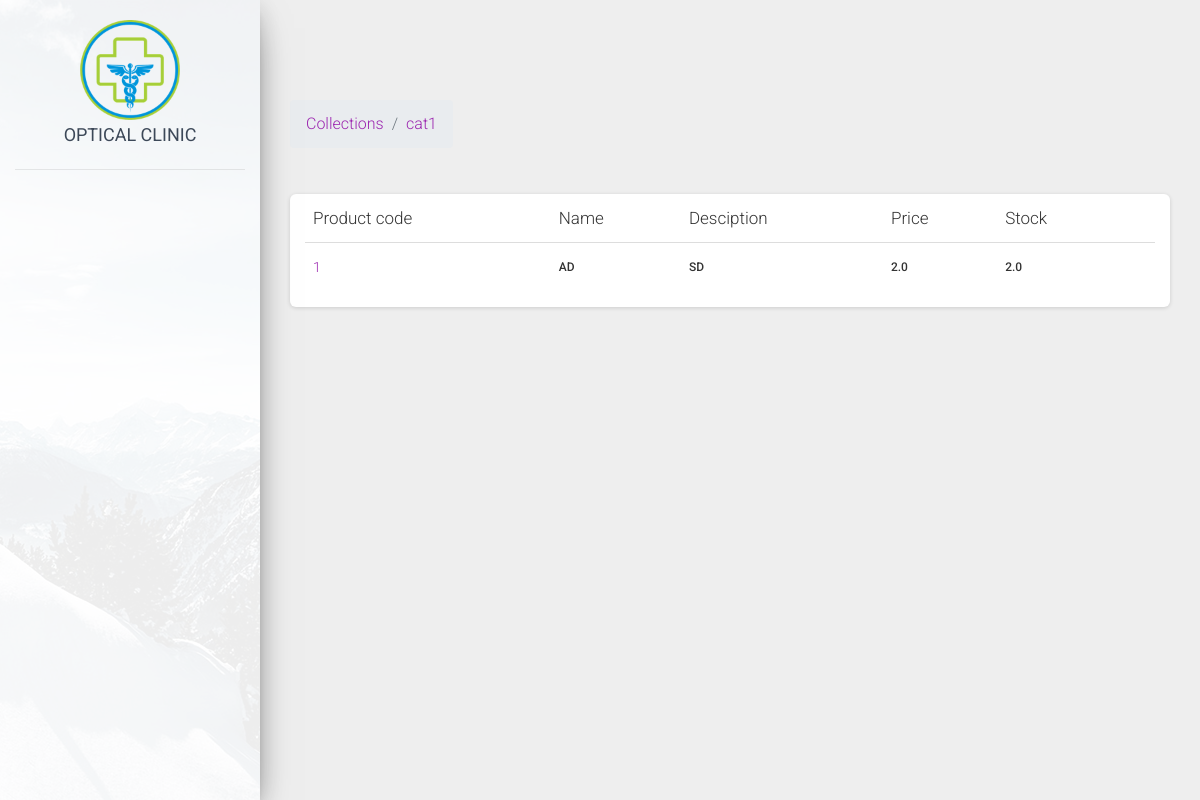
The app's page /inventory/collections/16/ with its own data.
### inventory/models.py (models this page shows, shortened)
class Category(models.Model):
    name = models.CharField(max_length=250)
    image = models.ImageField(upload_to = 'category_image', null = True, blank = True)
    description = models.TextField()
    status = models.CharField(max_length=2, choices=(('1','Active'),('2','Inactive')), default=1)
    date_created = models.DateTimeField(default=timezone.now)
    date_updated = models.DateTimeField(auto_now=True)

class Product(models.Model):
    category = models.ForeignKey(Category, null = True, on_delete=models.CASCADE)
    code=models.CharField(max_length=100,blank=True, null=True)
    name=models.CharField(max_length=250,blank=True, null=True)
    image = models.ImageField(upload_to = 'product_image', null = True, blank = True)
    description = models.TextField()
    price = models.FloatField(default=0)
    stock = models.FloatField(default=0)
    status = models.CharField(max_length=2, choices=(('1','Active'),('2','Inactive')), default=1)
    date_created = models.DateTimeField(default=timezone.now)
    date_updated = models.DateTimeField(auto_now=True)

### inventory/views.py (the view)
# urls.py: path('inventory/collections/<str:slug>/', views.collectionView, name='collectionsView'),
def collectionView(request, slug):
    if(Category.objects.filter(id = slug)):
        products = Product.objects.filter(category = slug)
        category = Category.objects.filter(id = slug).first()
        context = {
            'products': products,
            'category': category
        }
    else:
        messages.warning(request, 'No such category found!')
        return redirect('inventory')
    return render(request, 'inventory/collection_products.html', context)

### templates/inventory/collection_products.html (shortened to what this page needs)
{% extends 'layouts/base.html' %}
{% block content %}
<section class="">
    <div class="d-flex w-100 align-items-center justify-content-between">
      <nav aria-label="breadcrumb">
        <ol class="breadcrumb">
          <li class="breadcrumb-item"><a href="{% url 'inventory' %}"> Collections </a></li>
          <li class="breadcrumb-item"><a href="">{{ category.name }}</a></li>
        </ol>
      </nav>
    </div>
    <section class="main-content card">
        <div class="container">
          <table class="table card-body">
            <thead>
              <tr>
                <th>Product code</th>
                <th>Name</th>
                <th>Desciption</th>
                <th>Price</th>
                <th>Stock</th>
                <th></th>
              </tr>
            </thead>
            <tbody>
              {% for app in products %}
              <tr>
                <td>
                  <div class="user-info">
                    <div class="user-info__basic">
                      <a href="{% url 'view_product' app.id %}" class="mb-0">{{ app.code}}</a>
                    </div>
                  </div>
                </td>
                <td>
                  <h6 class="mb-0">{{ app.name}}</h6>
                </td>
                <td>
                  <h6 class="mb-0">{{ app.description }}</h6>
                </td>
                <td>
                    <h6 class="mb-0">{{ app.stock }}</h6>
                </td>
                <td>
                    <h6 class="mb-0">{{ app.price }}</h6>
                </td>
              </tr>
              {% endfor %}
            </tbody>
          </table>
        </div>
    </section>
</section>
{% endblock %}

### records on screen
Category: name "cat1"
Product: code "1", name "AD", description "SD", stock "2.0", price "2.0"
